Frame 1 (no input): blank canvas, image omitted
Frame 60 (no input): blank canvas, image omitted
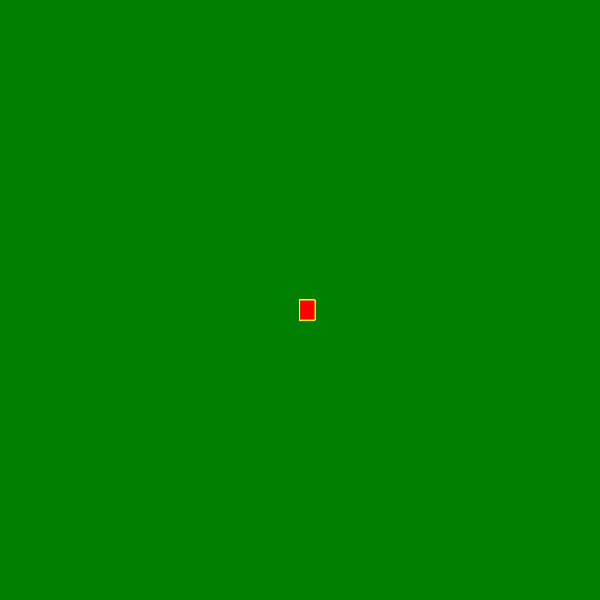
Frame 120 (the mouse pressed at the canvas centre since frame 60)

The p5.js sketch whose frames 1 and 60 were blank and that drew this single picture after the mouse press (run headless with seeded random() and noise() and a simulated clock; from frame 60 on, the mouse is pressed at the canvas centre):

// p5.js sketch
// ── sketch.js
function setup() {
    createCanvas(600, 600);
    background("green");
  }
  
  function draw() {
    stroke("yellow");
    fill("red");
  
    // console.log(mouseIsPressed)
  
    if (mouseIsPressed) {
      rect(mouseX, mouseY, 15, 20
          );
    }
  }
  
